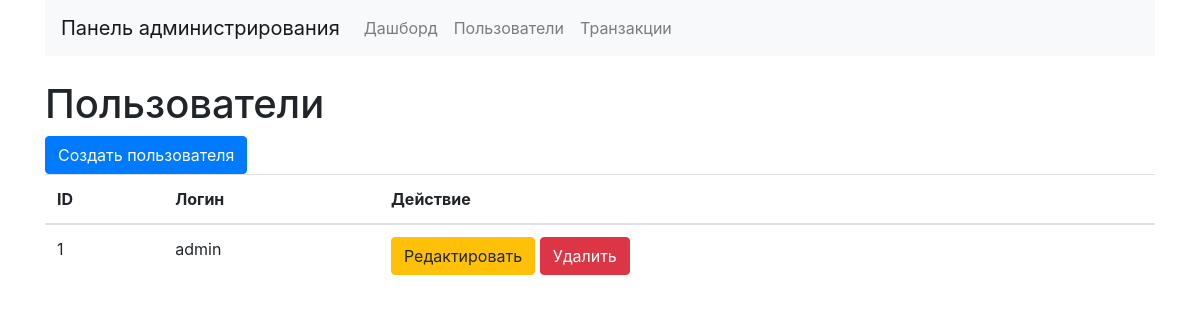
/users, run on an earlier commit of the app's database.
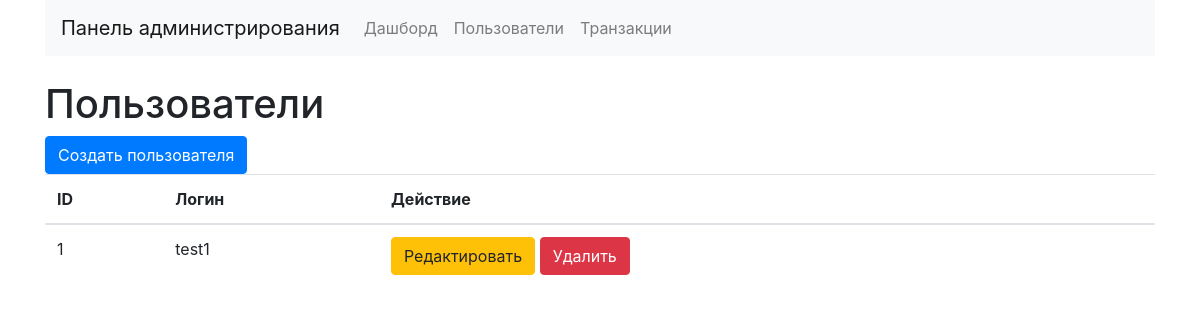
And on a later commit of the database.
### app/models/user.py (models this page shows, shortened)
class User(db.Model):
    id: so.Mapped[int] = so.mapped_column(primary_key=True, comment='Идентификатор')
    username: so.Mapped[str] = so.mapped_column(sa.String(64), index=True, unique=True, comment='Логин')
    password_hash: so.Mapped[str] = so.mapped_column(sa.String(256), comment='Хэш пароля')
    balance: so.Mapped[float | None] = so.mapped_column(sa.Float, default=0.0, comment='Баланс')
    commission_rate: so.Mapped[float | None] = so.mapped_column(sa.Float, default=0.0, comment='Ставка комиссии')
    webhook_url: so.Mapped[str | None] = so.mapped_column(sa.String(256), comment='URL webhook')
    is_superuser: so.Mapped[bool] = so.mapped_column(sa.Boolean, default=False, comment='Суперпользователь')

### app/routes.py (the view)
@app.route('/users')
def users():
    all_users = User.query.all()
    return render_template('users.html', users=all_users)

### app/templates/users.html
{% extends 'layout.html' %}
{% block content %}
    <h1>Пользователи</h1>
    <a href="{{ url_for('create_user') }}" class="btn btn-primary">Создать пользователя</a>
    <table class="table">
        <thead>
        <tr>
            <th>ID</th>
            <th>Логин</th>
            <th>Действие</th>
        </tr>
        </thead>
        <tbody>
        {% for user in users %}
            <tr>
                <td>{{ user.id }}</td>
                <td>{{ user.username }}</td>
                <td>
                    <a href="{{ url_for('edit_user', user_id=user.id) }}" class="btn btn-warning">Редактировать</a>
                    <a href="{{ url_for('delete_user', user_id=user.id) }}" class="btn btn-danger">Удалить</a>
                </td>
            </tr>
        {% endfor %}
        </tbody>
    </table>
{% endblock %}

### app/templates/layout.html (shortened to what this page needs)
<!DOCTYPE html>
<html lang="en">
<head>
    <link rel="stylesheet" href="https://stackpath.bootstrapcdn.com/bootstrap/4.5.2/css/bootstrap.min.css">
</head>
<body>
<div class="container">
    <nav class="navbar navbar-expand-lg navbar-light bg-light">
        <a class="navbar-brand" href="/">Панель администрирования</a>
        <div class="collapse navbar-collapse">
            <ul class="navbar-nav">
                <li class="nav-item"><a class="nav-link" href="{{ url_for('dashboard') }}">Дашборд</a></li>
                <li class="nav-item"><a class="nav-link" href="{{ url_for('users') }}">Пользователи</a></li>
                <li class="nav-item"><a class="nav-link" href="{{ url_for('transactions') }}">Транзакции</a></li>
            </ul>
        </div>
    </nav>
    <div class="mt-4">
        {% block content %}{% endblock %}
    </div>
</div>
</body>
</html>

What changed in the data, as far as the page shows it:
changed User id 1: username "admin" → "test1"
